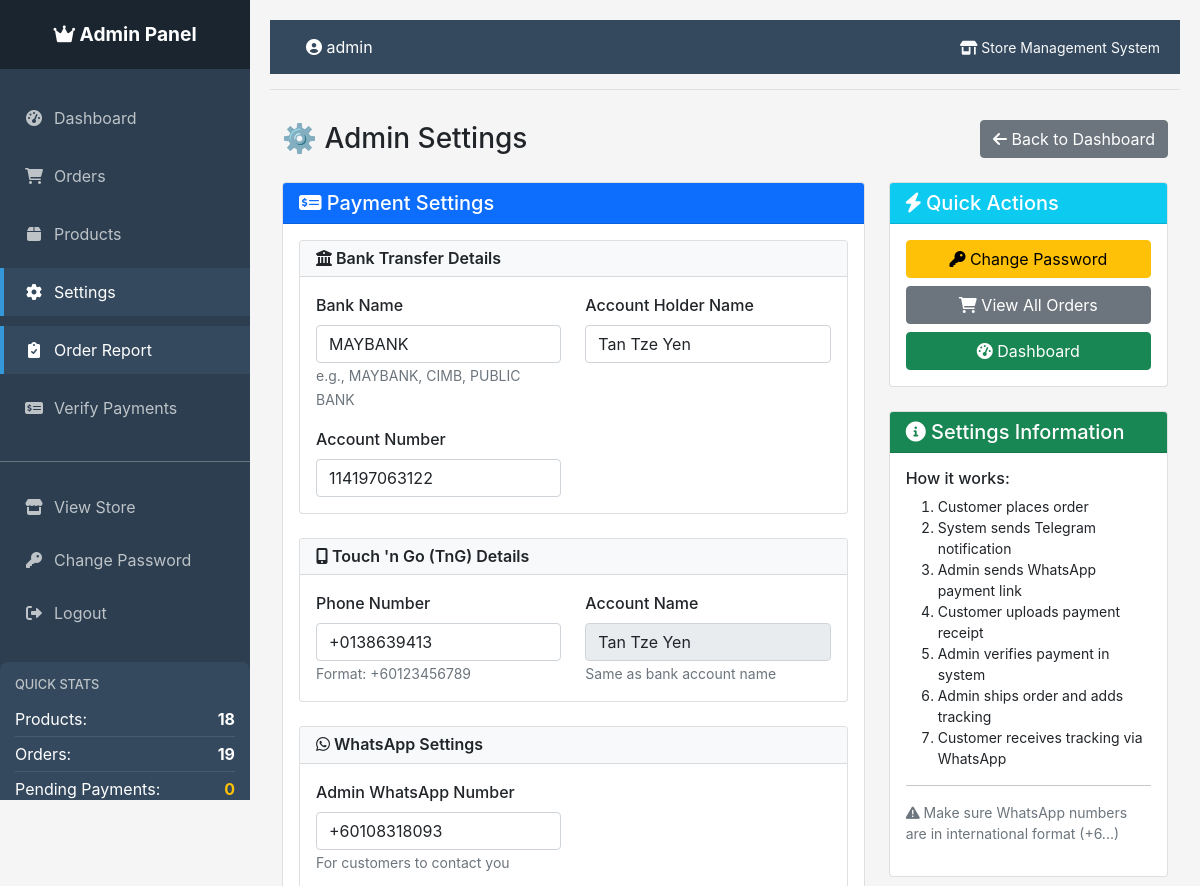
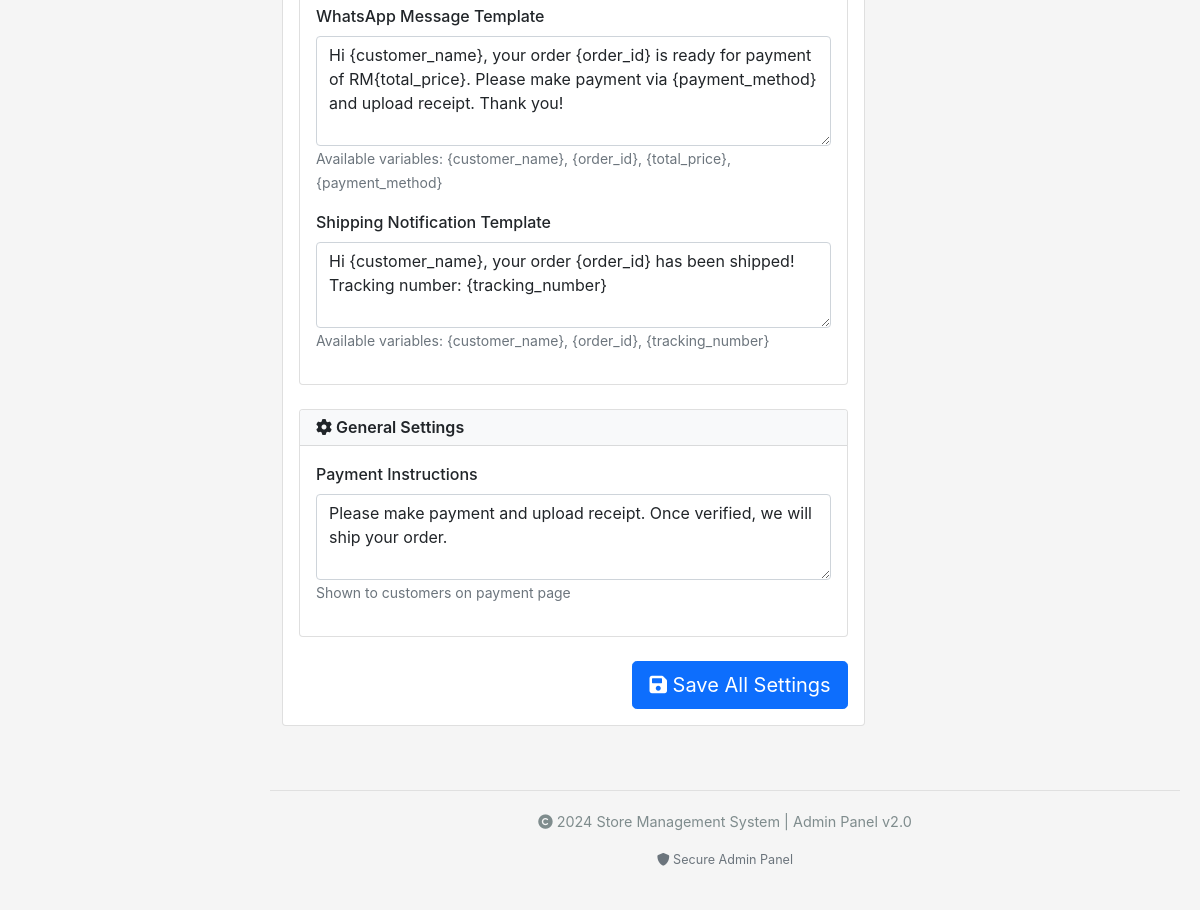
Page /admin/settings (signed in) on the committed database (2 pictures, top to bottom).
### tables this page shows
CREATE TABLE admin_settings (
            id INTEGER PRIMARY KEY AUTOINCREMENT,
            setting_key TEXT UNIQUE NOT NULL,
            setting_value TEXT,
            setting_type TEXT DEFAULT 'text',
            description TEXT,
            updated_at TIMESTAMP DEFAULT CURRENT_TIMESTAMP
        );

### app.py (the view, shortened to what this page needs)
@app.route('/admin/settings', methods=['GET', 'POST'])
@admin_required
def admin_settings():
    settings = get_settings()
    return render_template('admin_settings.html', settings=settings)

### app.py (called while the page is built)
def get_db_connection():
    conn = sqlite3.connect(app.config['DATABASE'])
    conn.row_factory = sqlite3.Row
    return conn

@app.before_request
def before_request():
    g.conn = get_db_connection()

@app.teardown_request
def teardown_request(exception):
    if hasattr(g, 'conn'):
        g.conn.close()

def admin_required(f):
    @wraps(f)
    def decorated_function(*args, **kwargs):
        if 'admin_logged_in' not in session:
            return redirect(url_for('admin_login'))
        return f(*args, **kwargs)
    return decorated_function

def get_settings():
    settings = g.conn.execute('SELECT * FROM admin_settings').fetchall()
    return {row['setting_key']: row['setting_value'] for row in settings}

@app.context_processor
def inject_pending_payments():
    if hasattr(g, 'conn'):
        pending_count = g.conn.execute(
            'SELECT COUNT(*) FROM orders WHERE payment_status = "pending_verification"'
        ).fetchone()[0]
        return dict(pending_payments=pending_count)
    return dict(pending_payments=0)

### templates/admin_settings.html (shortened to what this page needs)
{% extends "admin_base.html" %}
{% block content %}
<div class="container-fluid">
    <div class="d-flex justify-content-between align-items-center mb-4">
        <h1 class="h3 mb-0">⚙️ Admin Settings</h1>
        <a href="{{ url_for('admin_dashboard') }}" class="btn btn-secondary">
            <i class="fas fa-arrow-left"></i> Back to Dashboard
        </a>
    </div>
    <div class="row">
        <div class="col-lg-8">
            <div class="card mb-4">
                <div class="card-header bg-primary text-white">
                    <h5 class="mb-0"><i class="fas fa-money-check-alt"></i> Payment Settings</h5>
                </div>
                <div class="card-body">
                    <form method="POST" action="{{ url_for('admin_settings') }}">
                        <div class="card mb-4">
                            <div class="card-header bg-light">
                                <h6 class="mb-0"><i class="fas fa-university"></i> Bank Transfer Details</h6>
                            </div>
                            <div class="card-body">
                                <div class="row mb-3">
                                    <div class="col-md-6">
                                        <label class="form-label">Bank Name</label>
                                        <input type="text" class="form-control"
                                               name="setting_bank_name"
                                               value="{{ settings.bank_name }}">
                                        <small class="text-muted">e.g., MAYBANK, CIMB, PUBLIC BANK</small>
                                    </div>
                                    <div class="col-md-6">
                                        <label class="form-label">Account Holder Name</label>
                                        <input type="text" class="form-control"
                                               name="setting_bank_account_name"
                                               value="{{ settings.bank_account_name }}">
                                    </div>
                                </div>
                                <div class="row">
                                    <div class="col-md-6">
                                        <label class="form-label">Account Number</label>
                                        <input type="text" class="form-control"
                                               name="setting_bank_account_number"
                                               value="{{ settings.bank_account_number }}">
                                    </div>
                                </div>
                            </div>
                        </div>
                        <div class="card mb-4">
                            <div class="card-header bg-light">
                                <h6 class="mb-0"><i class="fas fa-mobile-alt"></i> Touch 'n Go (TnG) Details</h6>
                            </div>
                            <div class="card-body">
                                <div class="row">
                                    <div class="col-md-6">
                                        <label class="form-label">Phone Number</label>
                                        <input type="text" class="form-control"
                                               name="setting_tng_phone_number"
                                               value="{{ settings.tng_phone_number }}">
                                        <small class="text-muted">Format: +60123456789</small>
                                    </div>
                                    <div class="col-md-6">
                                        <label class="form-label">Account Name</label>
                                        <input type="text" class="form-control"
                                               name="setting_bank_account_name"
                                               value="{{ settings.bank_account_name }}" readonly>
                                        <small class="text-muted">Same as bank account name</small>
                                    </div>
                                </div>
                            </div>
                        </div>
                        <div class="card mb-4">
                            <div class="card-header bg-light">
                                <h6 class="mb-0"><i class="fab fa-whatsapp"></i> WhatsApp Settings</h6>
                            </div>
                            <div class="card-body">
                                <div class="row mb-3">
                                    <div class="col-md-6">
                                        <label class="form-label">Admin WhatsApp Number</label>
                                        <input type="text" class="form-control"
                                               name="setting_admin_whatsapp_number"
                                               value="{{ settings.admin_whatsapp_number }}">
                                        <small class="text-muted">For customers to contact you</small>
                                    </div>
                                </div>
                                <div class="mb-3">
                                    <label class="form-label">WhatsApp Message Template</label>
                                    <textarea class="form-control" rows="4"
                                              name="setting_whatsapp_message">{{ settings.whatsapp_message }}</textarea>
                                    <small class="text-muted">
                                        Available variables: {customer_name}, {order_id}, {total_price}, {payment_method}
                                    </small>
                                </div>
                                <div class="mb-3">
                                    <label class="form-label">Shipping Notification Template</label>
                                    <textarea class="form-control" rows="3"
                                              name="setting_shipping_message">{{ settings.shipping_message }}</textarea>
                                    <small class="text-muted">
                                        Available variables: {customer_name}, {order_id}, {tracking_number}
                                    </small>
                                </div>
                            </div>
                        </div>
                        <div class="card mb-4">
                            <div class="card-header bg-light">
                                <h6 class="mb-0"><i class="fas fa-cog"></i> General Settings</h6>
                            </div>
                            <div class="card-body">
                                <div class="mb-3">
                                    <label class="form-label">Payment Instructions</label>
                                    <textarea class="form-control" rows="3"
                                              name="setting_payment_instructions">{{ settings.payment_instructions }}</textarea>
                                    <small class="text-muted">Shown to customers on payment page</small>
                                </div>
                            </div>
                        </div>
                        <div class="text-end">
                            <button type="submit" class="btn btn-primary btn-lg">
                                <i class="fas fa-save"></i> Save All Settings
                            </button>
                        </div>
                    </form>
                </div>
            </div>
        </div>
        <div class="col-lg-4">
            <div class="card mb-4">
                <div class="card-header bg-info text-white">
                    <h5 class="mb-0"><i class="fas fa-bolt"></i> Quick Actions</h5>
                </div>
                <div class="card-body">
                    <div class="d-grid gap-2">
                        <a href="{{ url_for('change_password') }}" class="btn btn-warning">
                            <i class="fas fa-key"></i> Change Password
                        </a>
                        <a href="{{ url_for('admin_orders') }}" class="btn btn-secondary">
                            <i class="fas fa-shopping-cart"></i> View All Orders
                        </a>
                        <a href="{{ url_for('admin_dashboard') }}" class="btn btn-success">
                            <i class="fas fa-tachometer-alt"></i> Dashboard
                        </a>
                    </div>
                </div>
            </div>
            <div class="card">
                <div class="card-header bg-success text-white">
                    <h5 class="mb-0"><i class="fas fa-info-circle"></i> Settings Information</h5>
                </div>
                <div class="card-body">
                    <h6>How it works:</h6>
                    <ol class="small">
                        <li>Customer places order</li>
                        <li>System sends Telegram notification</li>
                        <li>Admin sends WhatsApp payment link</li>
                        <li>Customer uploads payment receipt</li>
                        <li>Admin verifies payment in system</li>
                        <li>Admin ships order and adds tracking</li>
                        <li>Customer receives tracking via WhatsApp</li>
                    </ol>
                    <hr>
                    <p class="small text-muted">
                        <i class="fas fa-exclamation-triangle"></i> Make sure WhatsApp numbers are in international format (+6...)
                    </p>
                </div>
            </div>
        </div>
    </div>
</div>
{% endblock %}

### templates/admin_base.html (style rules this page uses)
body { font-family: -apple-system, BlinkMacSystemFont, 'Segoe UI', Roboto, Oxygen, Ubuntu, Cantarell, sans-serif; background-color: #f5f5f5; }

### templates/admin_settings.html (style rules this page uses)
.card-header h6 { font-size: 1rem; font-weight: 600; }
.form-label { font-weight: 500; }

### rows in the picture
admin_settings: setting_bank_name "MAYBANK"
admin_settings: setting_bank_account_name "Tan Tze Yen"
admin_settings: setting_bank_account_number "114197063122"
admin_settings: setting_tng_phone_number "+0138639413"
admin_settings: setting_admin_whatsapp_number "+60108318093"
admin_settings: setting_whatsapp_message "Hi {customer_name}, your order {order_id} is ready for payment of RM{total_price}. Please make payment via {payment_method} and upload receipt. Thank you!"
admin_settings: setting_shipping_message "Hi {customer_name}, your order {order_id} has been shipped! Tracking number: {tracking_number}"
admin_settings: setting_payment_instructions "Please make payment and upload receipt. Once verified, we will ship your order."

### other values in the picture
{{ stats['product_count'] if stats else 0 }} "18"
{{ order_stats['order_count'] if order_stats else 0 }} "19"
{{ pending_stats['pending_count'] if pending_stats else 0 }} "0"
{{ session.get('admin_username', 'Admin') }} "admin"
